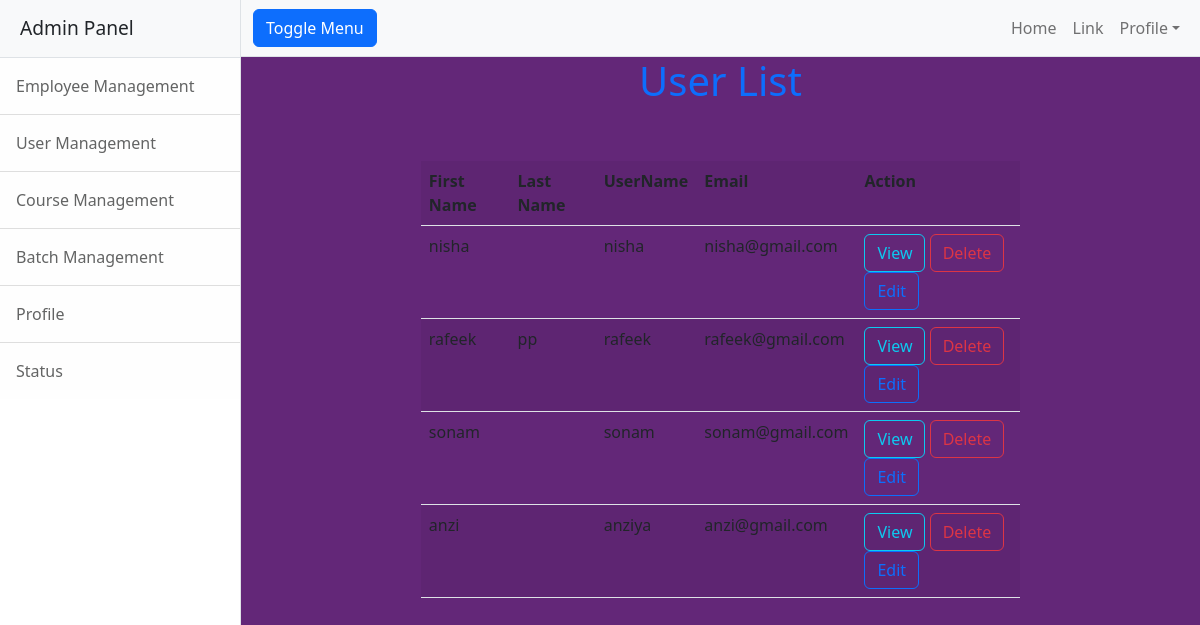
Page /userdetail on the committed database.
### emp/models.py (models this page shows)
class MyUser(AbstractUser):
    phone=models.CharField(max_length=20)
    options=(
       ( "hr","hr"),
       ("counsellor","counsellor"),
       ("faculty","faculty"),
       ("admin","admin"),
       ("student","student"),
       ("manager","manager"),
    )
    role=models.CharField(max_length=200,choices=options,default="admin")
    opt=(
        ("male","male"),
        ("female","female"),
        ("other","other"),
    )
    gender=models.CharField(max_length=120,choices=opt,default="male")

### emp/views.py (the view)
# urls.py: path('userdetail',views.UserListView.as_view(),name="userdetail"),
class UserListView(ListView):
    model=MyUser
    template_name='user_detail.html'
    context_object_name="user"

### emp/templates/user_detail.html (shortened to what this page needs)
{%extends 'base.html'%}
{%block body%}
<h1 class="text-center text-primary">User List</h1>
<div class="container">
    <div class="row mt-5">
        <div class="col-2"></div>
        <div class="col-8">
            <table class="table table-striped">
                <tr>
                    <th>First Name</th>
                    <th>Last Name</th>
                    <th>UserName</th>
                    <th>Email</th>
                    <th>Action</th>
                </tr>
                {%for u in user%}
                <tr>
                    <td>{{u.first_name}} </td>
                    <td> {{u.last_name}}</td>
                    <td>{{u.username}}</td>
                    <td> {{u.email}}</td>
                    <td>
                        <a href="{%url 'user_list' u.id%}"class="btn btn-outline-info">View</a>
                        <a href="{%url 'user_delete' u.id%}"class="btn btn-outline-danger">Delete</a>
                        <a href="{%url 'user_edit' u.id%}"class="btn btn-outline-primary">Edit</a>
                    </td>
                </tr>
                {%endfor%}
            </table>
        </div>
        <div class="col-2"></div>
    </div>
</div>
{%endblock%}

### rows in the picture
MyUser: first_name "nisha", username "nisha", email "nisha@gmail.com"
MyUser: first_name "rafeek", last_name "pp", username "rafeek", email "rafeek@gmail.com"
MyUser: first_name "sonam", username "sonam", email "sonam@gmail.com"
MyUser: first_name "anzi", username "anziya", email "anzi@gmail.com"
